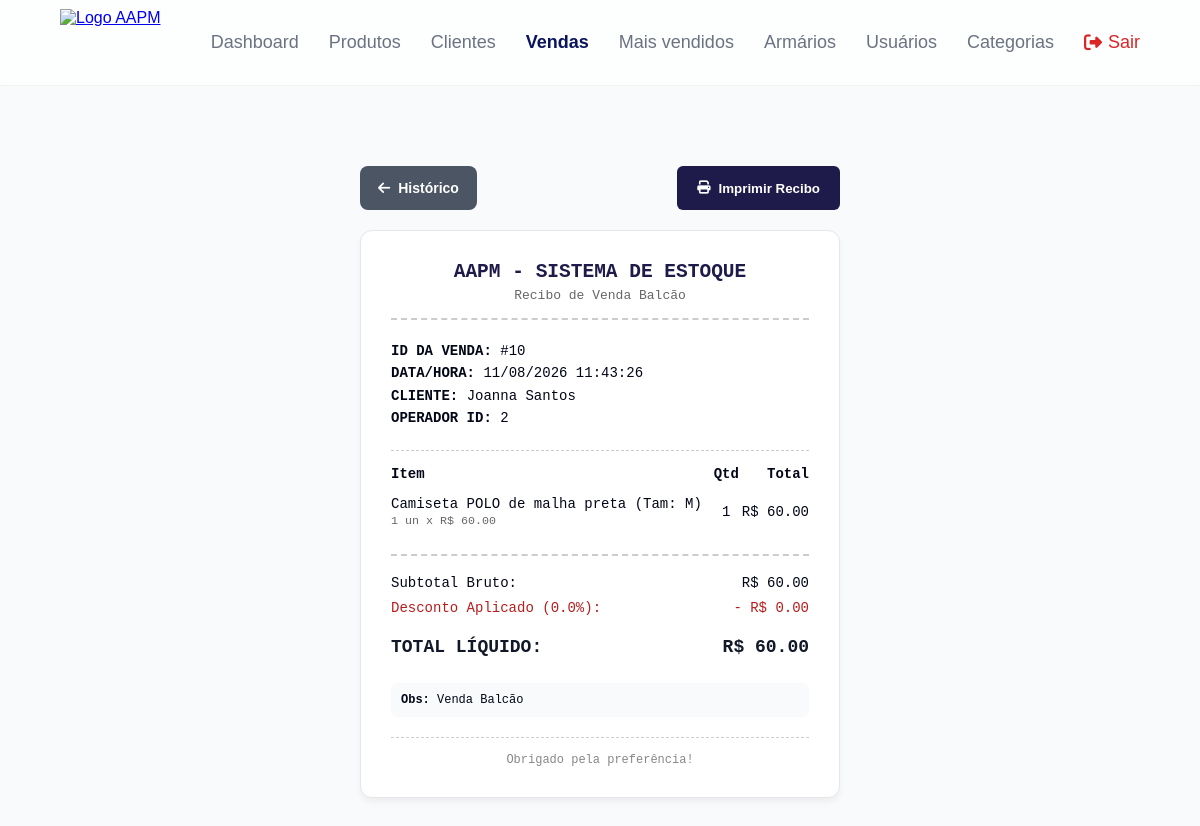
/pdv/venda/10 (signed in), run on the app's committed database.
### app/models/venda.py (models this page shows, shortened)
class Venda(Base):
    __tablename__ = "vendas"
    id         = Column(Integer, primary_key=True, index=True)
    cliente_id = Column(
        Integer,
        ForeignKey("clientes.id", ondelete="SET NULL"),
        nullable=True
    )
    usuario_id = Column(
        Integer,
        ForeignKey("usuarios.id", ondelete="SET NULL"),
        nullable=True
    )
    desconto_percentual = Column(Float, nullable=False, default=0.0)
    total_bruto  = Column(Float, nullable=False, default=0.0)
    total_liquido = Column(Float, nullable=False, default=0.0)
    observacao = Column(String(255), nullable=True)
    criado_em = Column(DateTime, server_default=func.now())
    cliente = relationship("Cliente", back_populates="vendas")
    usuario = relationship("Usuario", backref="vendas")
    itens   = relationship(
        "ItemVenda",
        back_populates="venda",
        cascade="all, delete-orphan"  # deleta itens se a venda for deletada
    )

class ItemVenda(Base):
    __tablename__ = "itens_venda"
    id         = Column(Integer, primary_key=True, index=True)
    venda_id   = Column(
        Integer,
        ForeignKey("vendas.id", ondelete="CASCADE"),
        nullable=False
    )
    produto_id = Column(
        Integer,
        ForeignKey("produtos.id", ondelete="SET NULL"),
        nullable=True
    )
    produto_nome   = Column(String(150), nullable=False)
    tamanho        = Column(String(10), nullable=True)
    quantidade     = Column(Integer, nullable=False)
    preco_unitario = Column(Float, nullable=False)   # preço no momento da venda
    venda   = relationship("Venda", back_populates="itens")
    produto = relationship("Produto", backref="itens_venda")

### app/models/cliente.py (models this page shows, shortened)
class Cliente(Base):
    __tablename__ = "clientes"
    id         = Column(Integer, primary_key=True, index=True)
    nome       = Column(String(150), nullable=False, index=True)
    matricula  = Column(String(50), nullable=True, unique=True)
    telefone   = Column(String(20), nullable=True)
    is_associado = Column(Boolean, default=False, nullable=False)
    ativo      = Column(Boolean, default=True)
    criado_em  = Column(DateTime, server_default=func.now())
    vendas = relationship("Venda", back_populates="cliente")

### app/controllers/pdv_controller.py (the view)
@router.get("/venda/{venda_id}")
def detalhe_venda(
    venda_id: int,
    request: Request,
    db: Session = Depends(get_db),
    usuario = Depends(get_usuario_logado)
):
    venda = db.query(Venda).filter(Venda.id == venda_id).first()
    if not venda:
        return RedirectResponse(url="/pdv", status_code=302)
    return templates.TemplateResponse(
        request,
        "pdv/comprovante.html",
        {"request": request, "usuario": usuario, "venda": venda}
    )

### app/templates/pdv/comprovante.html (shortened to what this page needs)
<!DOCTYPE html>
<html lang="pt-br">
<head>
    <link rel="stylesheet" href="/static/css/vendas.css">
    <link rel="stylesheet" href="/static/css/feedback.css?v=1">
    <link rel="stylesheet" href="https://cdnjs.cloudflare.com/ajax/libs/font-awesome/6.5.2/css/all.min.css">
</head>
<body>
    {% include "partials/navbar.html" %}
    <div class="vendas-container-main" style="max-width: 600px; margin: 40px auto; padding: 0 20px;">
        <div class="no-print" style="display:flex; justify-content:space-between; margin-bottom:20px;">
            <a href="/pdv/historico" class="btn-nova-venda" style="background:#4b5563; text-decoration:none; display:inline-flex; align-items:center; gap:8px;">
                <i class="fa-solid fa-arrow-left"></i> Histórico
            </a>
            <button onclick="window.print()" style="padding:10px 20px; background:#1e1b4b; color:white; border:none; border-radius:6px; font-weight:bold; cursor:pointer; display:inline-flex; align-items:center; gap:8px;">
                <i class="fa-solid fa-print"></i> Imprimir Recibo
            </button>
        </div>
        <div class="cupom-container" style="background:white; border:1px solid #e5e7eb; border-radius:12px; padding:30px; box-shadow: 0 4px 6px rgba(0,0,0,0.05); font-family: monospace;">
            <div style="text-align:center; margin-bottom:20px;">
                <h2 style="margin:0 0 5px 0; color:#1e1b4b;">AAPM - SISTEMA DE ESTOQUE</h2>
                <p style="margin:0; color:#666;">Recibo de Venda Balcão</p>
                <div style="border-bottom: 2px dashed #ccc; margin: 15px 0;"></div>
            </div>
            <div style="margin-bottom: 20px; font-size:14px; line-height:1.6;">
                <strong>ID DA VENDA:</strong> #{{ venda.id }}<br>
                <strong>DATA/HORA:</strong> {{ venda.criado_em.strftime('%d/%m/%Y %H:%M:%S') }}<br>
                <strong>CLIENTE:</strong> {{ venda.cliente.nome if venda.cliente else "Consumidor Geral" }}<br>
                <strong>OPERADOR ID:</strong> {{ venda.usuario_id }}
            </div>
            <div style="border-bottom: 1px dashed #ccc; margin: 15px 0;"></div>
            <table style="width:100%; border-collapse:collapse; font-size:14px; text-align:left; margin-bottom:20px;">
                <thead>
                    <tr>
                        <th style="padding-bottom:8px;">Item</th>
                        <th style="padding-bottom:8px; text-align:center;">Qtd</th>
                        <th style="padding-bottom:8px; text-align:right;">Total</th>
                    </tr>
                </thead>
                <tbody>
                    {% for item in venda.itens %}
                    <tr>
                        <td style="padding:6px 0;">{{ item.produto_nome }}{% if item.tamanho %} (Tam: {{ item.tamanho }}){% endif %} <br> <small style="color:#666;">1 un x R$ {{ "%.2f"|format(item.preco_unitario) }}</small></td>
                        <td style="padding:6px 0; text-align:center;">{{ item.quantidade }}</td>
                        <td style="padding:6px 0; text-align:right;">R$ {{ "%.2f"|format(item.quantidade * item.preco_unitario) }}</td>
                    </tr>
                    {% endfor %}
                </tbody>
            </table>
            <div style="border-top: 2px dashed #ccc; padding-top:15px; font-size:14px; line-height:1.8;">
                <div style="display:flex; justify-content:space-between;">
                    <span>Subtotal Bruto:</span>
                    <span>R$ {{ "%.2f"|format(venda.total_bruto) }}</span>
                </div>
                <div style="display:flex; justify-content:space-between; color: #b91c1c;">
                    <span>Desconto Aplicado ({{ venda.desconto_percentual }}%):</span>
                    <span>- R$ {{ "%.2f"|format(venda.total_bruto - venda.total_liquido) }}</span>
                </div>
                <div style="display:flex; justify-content:space-between; font-size:18px; font-weight:bold; margin-top:10px; color:#111827;">
                    <span>TOTAL LÍQUIDO:</span>
                    <span>R$ {{ "%.2f"|format(venda.total_liquido) }}</span>
                </div>
            </div>
            {% if venda.observacao %}
            <div style="margin-top:20px; background:#f9fafb; padding:10px; border-radius:6px; font-size:12px;">
                <strong>Obs:</strong> {{ venda.observacao }}
            </div>
            {% endif %}
            <div style="border-top: 1px dashed #ccc; margin: 20px 0 0 0; padding-top:15px; text-align:center; color:#888; font-size:12px;">
                Obrigado pela preferência!
            </div>
        </div>
    </div>
</body>
</html>

### app/static/css/vendas.css (style rules this page uses)
* { margin: 0; padding: 0; box-sizing: border-box; }
body { font-family: -apple-system, BlinkMacSystemFont, "Segoe UI", Roboto, Helvetica, Arial, sans-serif; min-height: 100vh; display: flex; flex-direction: column; background-color: #f8fafc; }
.vendas-container-main { flex: 1; padding: 40px 60px; width: 100%; max-width: 1400px; margin: 0 auto; }
.btn-nova-venda { padding: 10px 18px; background-color: #000000; color: white; border: none; border-radius: 6px; font-weight: 600; font-size: 14px; cursor: pointer; display: flex; align-items: center; gap: 8px; transition: background 0.2s; }

### app/static/css/base.css (style rules this page uses)
* { box-sizing: border-box; }
body { min-height: 100vh; margin: 0; display: flex; flex-direction: column; font-family: Arial, sans-serif; background: #f8fafc; color: #020617; }

### app/static/css/ui.css (style rules this page uses)
:root { --page-padding-block: 40px; --page-padding-inline: 60px; --control-height: 44px; --control-radius: 8px; --control-border: #cbd5e1; --focus-ring: rgba(9, 20, 92, .18); }
.dashboard, .produtos-container-main, .clientes-container, .vendas-container-main, .main-content { padding: var(--page-padding-block) var(--page-padding-inline) !important; }
button, .btn-primary, .btn-secondary, .btn-create, .btn-novo-produto, .btn-nova-venda, .btn-finalizar-dia, .btn-submit, .btn-cancel, .btn-acao, .btn-edit, .btn-toggle, .btn-primario, .btn-secundario, .btn-add-carrinho-pdv, .btn-salvar-venda-final, .btn-voltar-historico { min-height: var(--control-height); border-radius: var(--control-radius); transition: background-color .2s ease, border-color .2s ease, box-shadow .2s ease, transform .2s ease; }
.btn-nova-venda, .btn-voltar-historico { display: inline-flex; align-items: center; justify-content: center; gap: 8px; text-decoration: none; }

### data on the page
Venda: id "10", criado_em "11/08/2026 11:43:26", usuario_id "2", total_bruto "60.00", desconto_percentual "0.0", venda.total_bruto-venda.total_liquido "0.00", total_liquido "60.00", observacao "Venda Balcão"
Cliente: cliente "Joanna Santos"
ItemVenda: produto_nome "Camiseta POLO de malha preta", tamanho "M", preco_unitario "60.00", quantidade "1", item.quantidade*item.preco_unitario "60.00"
